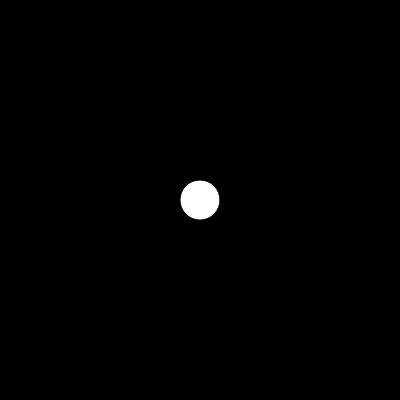
Frame 1 (no input)
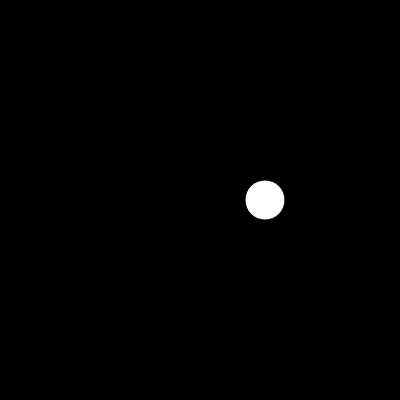
Frame 60 (no input)
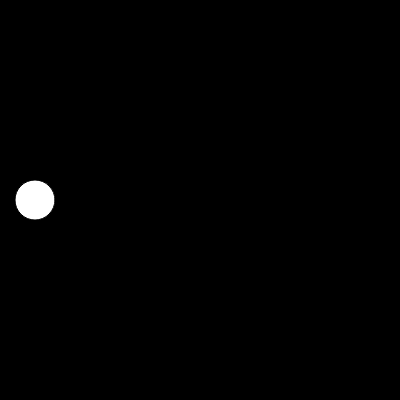
Frame 120 (the mouse pressed at the canvas centre since frame 60)

The p5.js sketch that drew these frames (run headless with seeded random() and noise() and a simulated clock; from frame 60 on, the mouse is pressed at the canvas centre):

// p5.js sketch
// ── sketch.js
let x = 200;
let speed = 5;
let diameter = 40;


function setup() {
  createCanvas(400,400);

}

function draw() {
  background(0);
  ellipse(x,height/2,40);
  if (x >= width - diameter/2 || x <= 0) 
  {
  speed = speed*-1;
  }
  x += speed;

}
function mouseClicked() {
  noLoop();
}
function mouseReleased() {
  loop()
}
